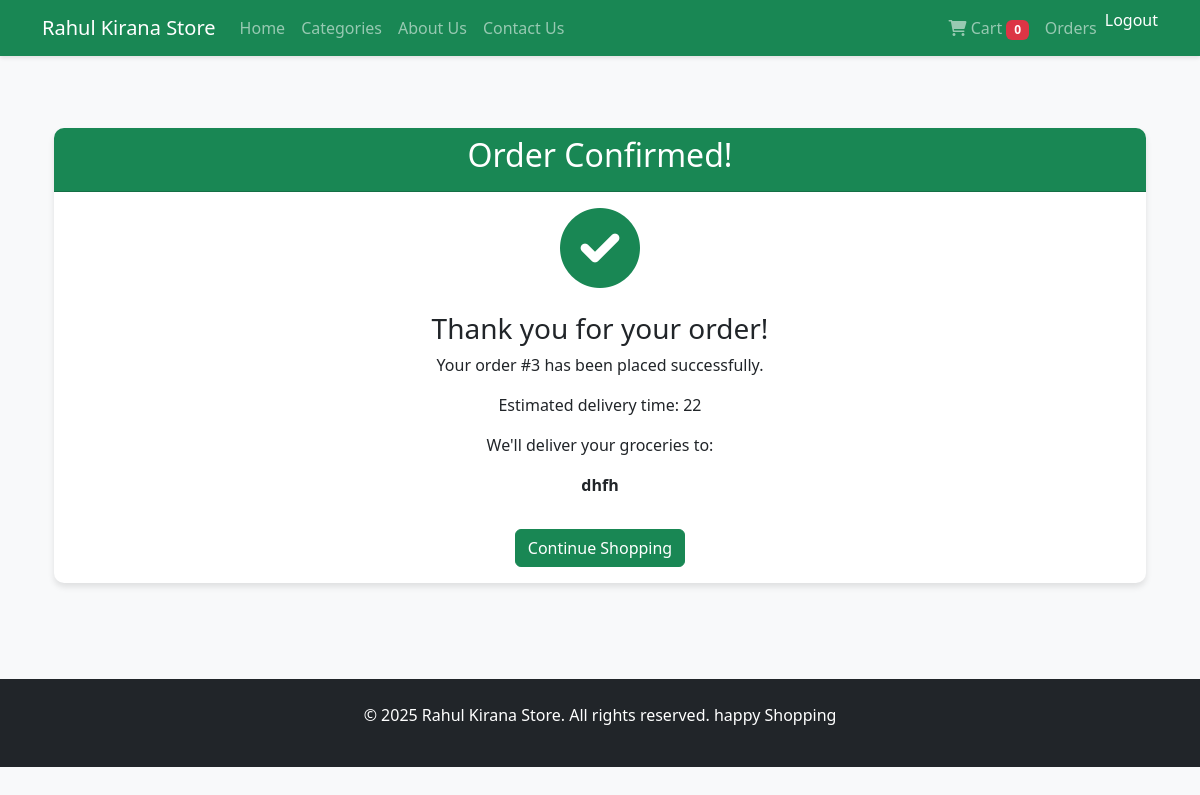
The app's page /order-confirmation/3/ (signed in) with its own data.
### shop/models.py (models this page shows, shortened)
class Order(models.Model):
    user = models.ForeignKey(User, on_delete=models.CASCADE)
    products = models.ManyToManyField(Product, through='OrderItem')
    delivery_address = models.TextField()
    ordered_date = models.DateTimeField(auto_now_add=True)
    delivery_time = models.CharField(max_length=50)
    is_delivered = models.BooleanField(default=False)
    total_amount = models.DecimalField(max_digits=10, decimal_places=2, default=0)

### shop/views.py (the view)
# urls.py: path('order-confirmation/<int:order_id>/', views.order_confirmation, name='order_confirmation'),
@login_required
def order_confirmation(request, order_id):
    order = get_object_or_404(Order, id=order_id, user=request.user)
    return render(request, 'shop/order_confirmation.html', {'order': order})

### shop/templates/shop/order_confirmation.html
{% extends 'shop/base.html' %}
{% load static %}
{% block content %}
<div class="container text-center py-5">
    <div class="card border-success">
        <div class="card-header bg-success text-white">
            <h2>Order Confirmed!</h2>
        </div>
        <div class="card-body">
            <i class="fas fa-check-circle text-success fa-5x mb-4"></i>
            <h3 class="card-title">Thank you for your order!</h3>
            <p class="card-text">Your order #{{ order.id }} has been placed successfully.</p>
            <p class="card-text">Estimated delivery time: {{ order.delivery_time }}</p>
            <p class="card-text">We'll deliver your groceries to:</p>
            <p class="card-text"><strong>{{ order.delivery_address }}</strong></p>
            <a href="{% url 'home' %}" class="btn btn-success mt-3">Continue Shopping</a>
        </div>
    </div>
</div>
{% endblock %}

### shop/static/shop/css/style.css (style rules this page uses)
body { font-family: 'Segoe UI', Tahoma, Geneva, Verdana, sans-serif; background-color: #f8f9fa; }
.card { transition: transform 0.3s, box-shadow 0.3s; border: none; border-radius: 10px; overflow: hidden; box-shadow: 0 4px 6px rgba(0, 0, 0, 0.1); }

### records on screen
Order: id "3", delivery_time "22", delivery_address "dhfh"

### other values on screen
{{ total_items }} "0"
